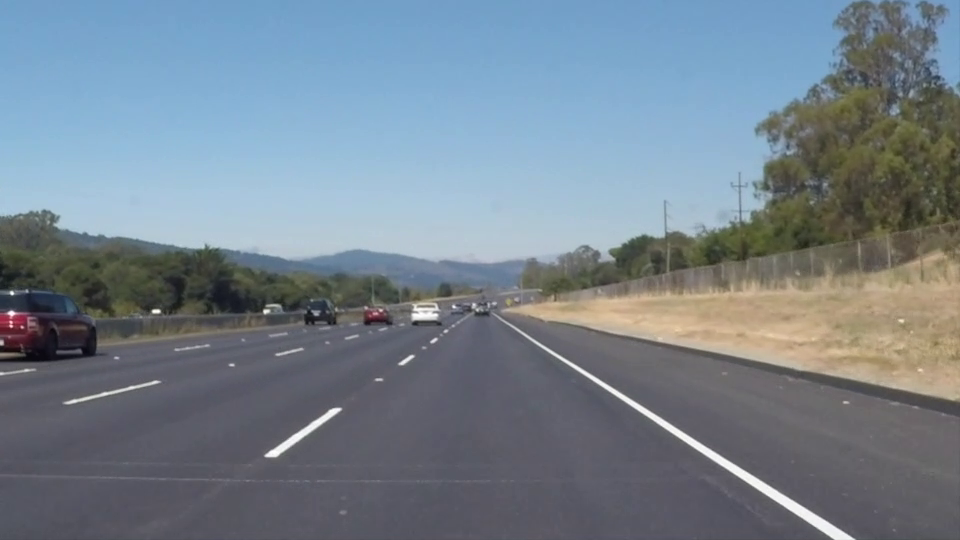
#> input picture frame 22 of OpenCV 06일차/실습/mov/solidWhiteRight.mp4, 960 x 540 px, given in place of mov3.mp4, which was not available
$ python opencv_63.py
#> lines starting #> are read from the running program, lines starting #| are printed output that depends on the picture; pictures that were not available may be replaced by others from this repository, and a replacement may not be noted
# 저장된 피클 데이터를 읽어와서 왜곡 보정하기(undistort)
import pickle
import numpy as np
import glob
import cv2

def undistort_img():
    # Prepare object points 0,0,0 ... 8,5,0
    obj_pts = np.zeros((6 * 9, 3), np.float32)
    obj_pts[:, :2] = np.mgrid[0:8, 0:6].T.reshape(-1, 2)
    # Stores all object points & img points from all images
    objpoints = []
    imgpoints = []
    # Get directory for all calibration images
    images = glob.glob('img/camera_cal/calibration*.jpg')

    for indx, fname in enumerate(images):
        img = cv2.imread(fname)
        gray = cv2.cvtColor(img, cv2.COLOR_BGR2GRAY)
        ret, corners = cv2.findChessboardCorners(gray, (8, 6), None)
        if ret == True:
            objpoints.append(obj_pts)
            imgpoints.append(corners)

    # Test undistortion on img
    img_size = (img.shape[1], img.shape[0])

    # Calibrate camera
    ret, mtx, dist, rvecs, tvecs = cv2.calibrateCamera(objpoints, imgpoints, img_size, None, None)
    dst = cv2.undistort(img, mtx, dist, None, mtx)

    # Save camera calibration for later use
    dist_pickle = {}
    dist_pickle['mtx'] = mtx
    dist_pickle['dist'] = dist
    pickle.dump(dist_pickle, open('output/output3/wide_dist_pickle.p', 'wb'))


def undistort(img, cal_dir='output/output3/wide_dist_pickle.p'):
    # cv2.imwrite('camera_cal/test_cal.jpg', dst)
    with open(cal_dir, mode='rb') as f:
        file = pickle.load(f)
    mtx = file['mtx']
    dist = file['dist']
    dst = cv2.undistort(img, mtx, dist, None, mtx)

    return dst

capture = cv2.VideoCapture('mov/mov3.mp4')

while True:
    ret, img_frame = capture.read()
#> img_frame is the input picture: shape (540, 960, 3); mean B, G, R 141.9, 130.7, 117.7

    if img_frame is None:
        break

    img_frame1 = img_frame.copy()

    calibration = undistort(img_frame1)
#> (reads OpenCV 09일차/실습/output/output3/wide_dist_pickle.p from the repository)
#> in undistort, `dst = cv2.undistort(img, mtx, dist, None, mtx)`:
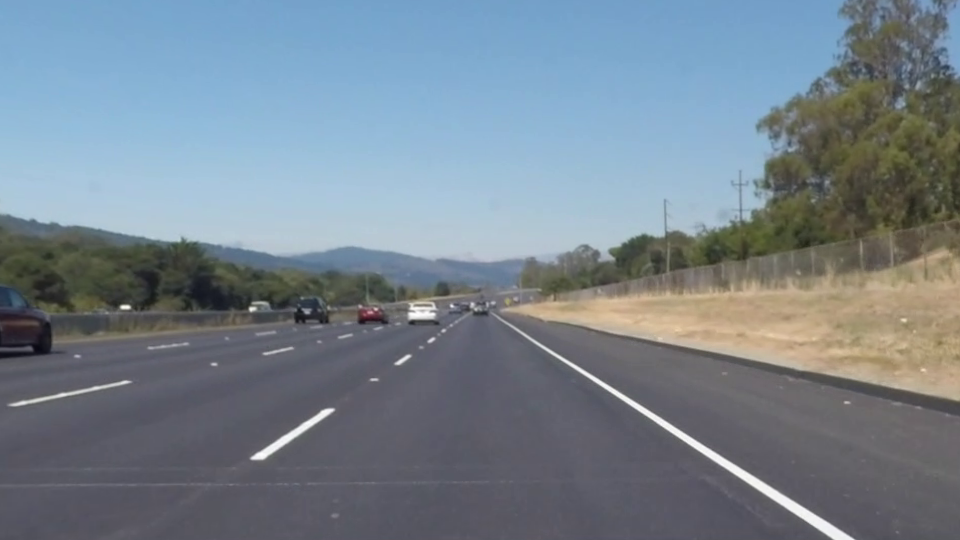
#> dst: shape (540, 960, 3); mean B, G, R 142.1, 131.4, 118.7

    cont = cv2.hconcat([img_frame, calibration])
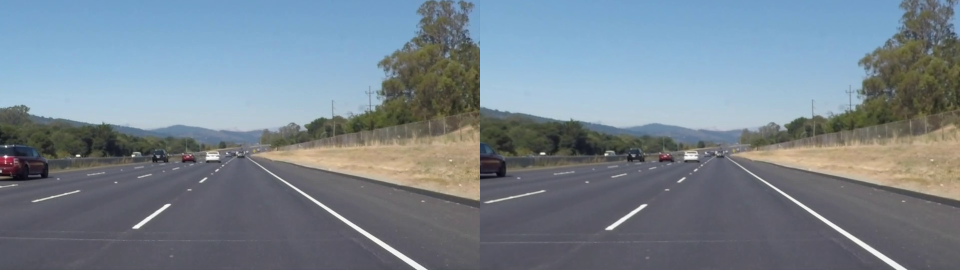
#> cont: shape (540, 1920, 3) (shown at 1/2 size); mean B, G, R 142, 131, 118.2

    videos = cv2.pyrDown(cont)
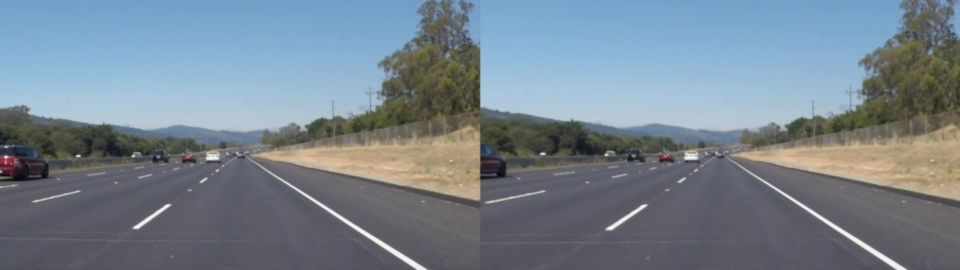
#> videos: shape (270, 960, 3); mean B, G, R 142.1, 131.1, 118.2
    cv2.imshow('videos', videos)

    key = cv2.waitKey(1)
#> (key Esc is pressed here)
    if key == 27:  # ESC 키
        break

capture.release()
cv2.destroyAllWindows()
